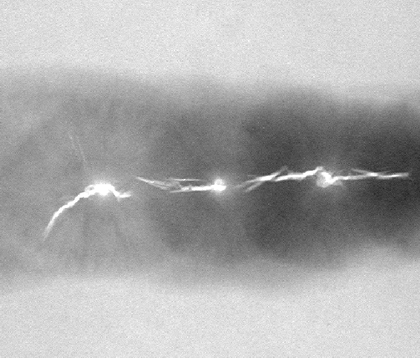
%> input picture matlab/image_processing/assignment3/Fig1051a.tif, 420 x 358 px, shrunk from 566 x 482 before the run
$ octave task1a.m   (GNU Octave 9; MATLAB toolbox functions it lacks are replaced by stand-ins)
%> lines starting %> are read from the running program, lines starting %| are printed output that depends on the picture
% TASK 1

% a
% =========================================================================
% Implement a function that takes a grayscale image and calculates a
% threshold using the global thresholding algorithm outlined above. Segment
% an image using the threshold and show the result.

delta_T = 0.0000001;

% Initial estimate
T = 180;
T_old = 0;

I = imread('Fig1051a.tif');
%> I is the input picture: size 358x420 uint8; min 34, max 255, mean 173.4
[w, h] = size(I);
%> w = 358; h = 420
g1 = uint8(zeros(w, h));
g2 = uint8(zeros(w, h));

counter = 0;
while abs(T - T_old) > delta_T

    % Segment the image data using T
    for r = 1:w
        for c = 1:h
            if I(r,c) > T
                g1(r,c) = I(r,c);
            else
                g2(r,c) = I(r,c);
            end
        end
    end

    % Calculate the mean values
    m1 = mean2(g1);
    m2 = mean2(g2);

    % Compute a new threshold
    T_old = T;
    T = 0.5*(m1 + m2);

    counter = counter + 1;
end
%> this loop made 3 passes
%> (m1, T_old, T) on passes 2 to 3: (168.6, 86.68, 116.7), (168.6, 116.7, 116.7)
%> (m1, T) on pass 1: (108.5, 86.68)
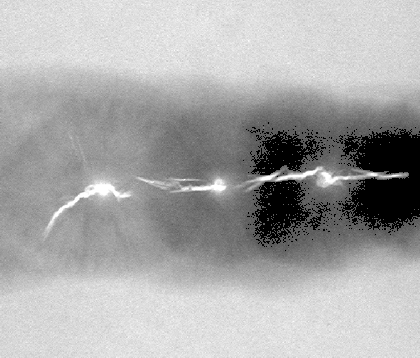
%> g1: size 358x420 uint8; min 0, max 255, mean 168.6
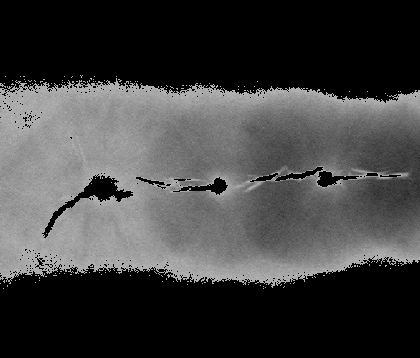
%> g2: size 358x420 uint8; min 0, max 180, mean 64.9
%> after the loop, counter = 3

figure, imshow(I - g1);
%> after `imshow(I - g1)`:
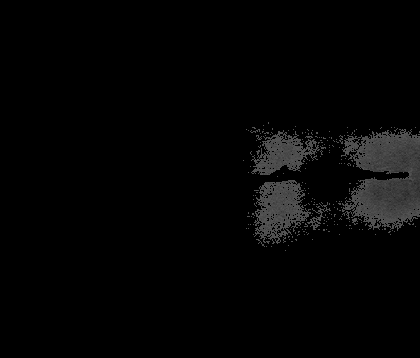
%> displayed picture: size 358x420, on the screen's scale of 0 to 255; min 0, max 86, mean 4.8
figure, imshow(I - g2);
%> after `imshow(I - g2)`:
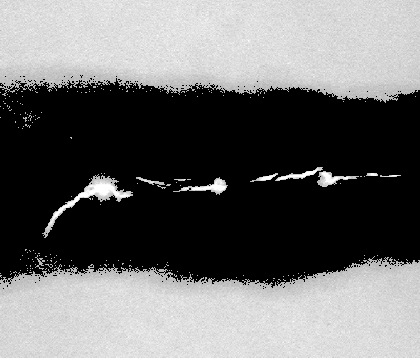
%> displayed picture: size 358x420, on the screen's scale of 0 to 255; min 0, max 255, mean 108.5

$ run again, with matlab/image_processing/assignment3/Fig1043a.tif copied over matlab/image_processing/assignment3/Fig1051a.tif
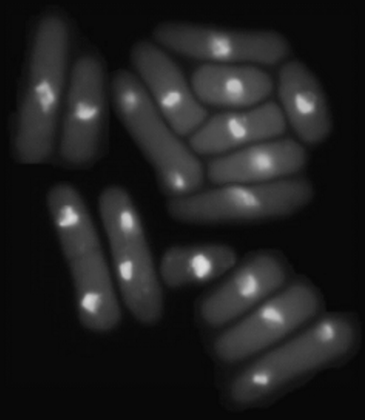
%> input picture matlab/image_processing/assignment3/Fig1043a.tif, 365 x 420 px, shrunk from 710 x 818 before the run
%> I is the input picture: size 420x365 uint8; min 6, max 221, mean 33.1
%> the loop `while abs(T - T_old) > delta_T` made 3 passes
%> (m1, T_old, T) on passes 2 to 3: (28.64, 16.54, 30.15), (28.64, 30.15, 30.15)
%> after the loop `while abs(T - T_old) > delta_T`: counter = 3
%> `imshow(I - g1)`:
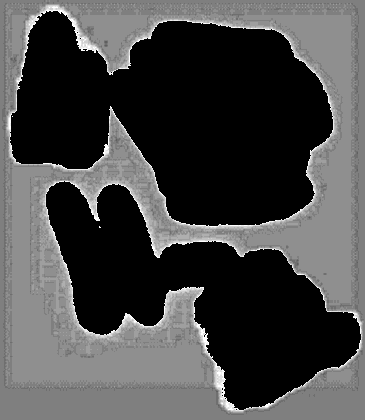
%> displayed picture: size 420x365, on the screen's scale of 0 to 255; min 0, max 16, mean 4.43; drawn with min black and max white
%> `imshow(I - g2)`:
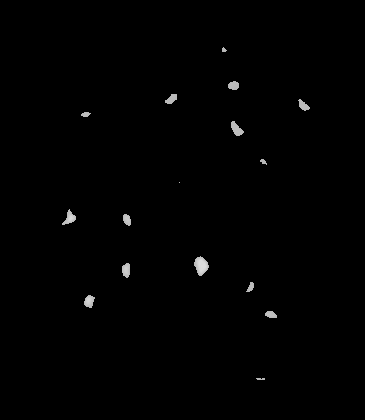
%> displayed picture: size 420x365, on the screen's scale of 0 to 255; min 0, max 221, mean 1.4
